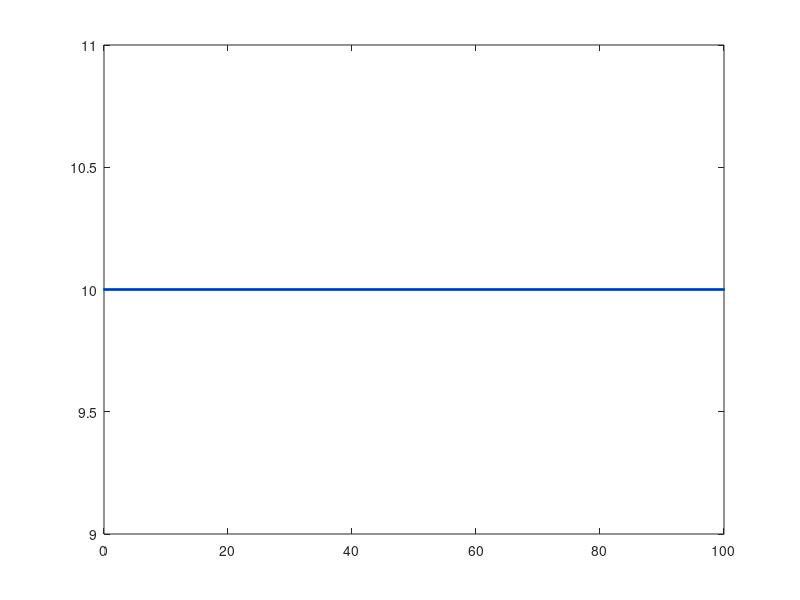

Reproduce this figure in MATLAB. (Note: this script raises an error after producing the figure.)
clear
clc

%% 直线
% kp,ki,kd系数输入
kp = 2;
ki = 0;
kd = 20;
k = [kp,ki,kd];
% 初始x,y和phi,l,v,dt信息
x = 0;
y = 0;
phi = pi / 3;
l = 2;
v = 2;
init = [x,y,phi,l,v];% 初始值
dt = 0.1; % 最大时间间隔内距离v * dt
% 目标一条直线取点
tt_x = linspace(0,100,1000);
tt_y = linspace(10,10,1000);
target = {dt,tt_x,tt_y};
% 画出目标曲线
plot(tt_x,tt_y,'.',tt_x,tt_y,'b-');
hold on;
% PID控制
[r_x,r_y,r_phi,r_delta_f,i] = PID_CET(k,init,target,0);
% 画出PID控制结果
plot(r_x(1:i),r_y(1:i),'.',r_x(1:i),r_y(1:i),'r-');
% 画出结果
DrawResult(r_x(1:i),r_y(1:i),r_phi(1:i),r_delta_f(1:i),l,tt_x,tt_y);
%% 正弦线
% kp,ki,kd系数输入
kp = 2;
ki = 0.025;
kd = 20;
k = [kp,ki,kd];
% 初始x,y和phi,l,v,dt信息
x = 0;
y = 0;
phi = 0;
l = 2;
v = 2;
init = [x,y,phi,l,v];% 初始值
dt = 0.1; % 最大时间间隔内距离v * dt
% 目标一条直线取点
tt_x = linspace(0,100,1000);
tt_y = sin(tt_x / 3.0);
target = {dt,tt_x,tt_y};
% 画出目标曲线
plot(tt_x,tt_y,'.',tt_x,tt_y,'b-');
hold on;
% PID控制
[r_x,r_y,r_phi,r_delta_f,i] = PID_CET(k,init,target,0);
% 画出PID控制结果
plot(r_x(1:i),r_y(1:i),'.',r_x(1:i),r_y(1:i),'r-');
DrawResult(r_x(1:i),r_y(1:i),r_phi(1:i),r_delta_f(1:i),l,tt_x,tt_y);
%% 圆曲线
% kp,ki,kd系数输入
kp = 2;
ki = 0.0001;
kd = 20;
k = [kp,ki,kd];
% 初始x,y和phi,l,v,dt信息
x = 6;
y = 0.1;
phi = pi / 2;
l = 2;
v = 2;
init = [x,y,phi,l,v];% 初始值
dt = 0.1; % 最大时间间隔内距离v * dt
% 目标一条直线取点
% 圆形采用极坐标
% 半径r
r = 5;
% 得到x
tt_x = r * cos(linspace(0,2*pi,1000)); % 角度从0到2pi,取1000个点
% 得到y
tt_y = r * sin(linspace(0,2*pi,1000));
target = {dt,tt_x,tt_y};
% 画出目标曲线
plot(tt_x,tt_y,'.',tt_x,tt_y,'b-');
hold on;
% PID控制
[r_x,r_y,r_phi,r_delta_f,i] = PID_CET(k,init,target,0);
% 画出PID控制结果
plot(r_x(1:i),r_y(1:i),'.',r_x(1:i),r_y(1:i),'r-');
DrawResult(r_x(1:i),r_y(1:i),r_phi(1:i),r_delta_f(1:i),l,tt_x,tt_y);